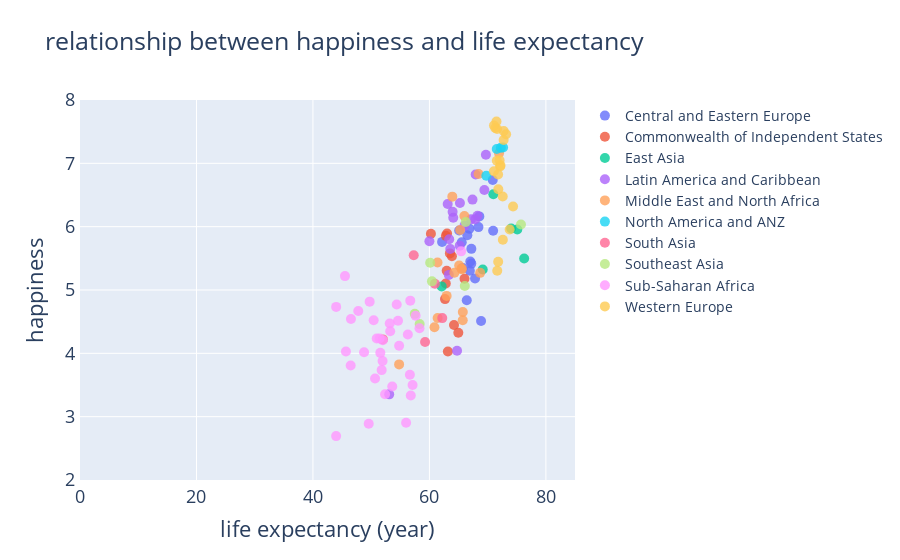

The code cell stored with this chart in its notebook:
### Code cell
trace = [go.Scatter(y=df_life[a + '_happiness'], x=df_life[a + '_life_expectancy'],
                    text=df_life[a + '_country'], mode='markers', marker=dict(size=10, opacity=0.8), 
                    name=a) for a in region]
data = trace
layout = go.Layout(title='relationship between happiness and life expectancy',
                    font=dict(size=18),
                    yaxis=dict(title='happiness', range=[2, 8], showline=True),
                    xaxis=dict(title='life expectancy (year)', range=[0, 85], showline=True), 
                    legend=dict(font=dict(size=14)))
fig = go.Figure(data=data, layout=layout)
py.iplot(fig)

### Figure 1 — Plotly figure (JSON) as saved in the notebook; plotly's stock layout.template omitted (floating-point values rounded to 4 significant figures; data arrays with more than 128 entries replaced by an {"elided": "..."} marker saying what was removed)
{"data": [{"marker": {"opacity": 0.8, "size": 10}, "mode": "markers", "name": "Central and Eastern Europe", "text": {"elided": "142 str values"}, "type": "scatter", "x": {"elided": "142 float values"}, "y": {"elided": "142 float values"}}, {"marker": {"opacity": 0.8, "size": 10}, "mode": "markers", "name": "Commonwealth of Independent States", "text": {"elided": "142 str values"}, "type": "scatter", "x": {"elided": "142 float values"}, "y": {"elided": "142 float values"}}, {"marker": {"opacity": 0.8, "size": 10}, "mode": "markers", "name": "East Asia", "text": {"elided": "142 str values"}, "type": "scatter", "x": {"elided": "142 float values"}, "y": {"elided": "142 float values"}}, {"marker": {"opacity": 0.8, "size": 10}, "mode": "markers", "name": "Latin America and Caribbean", "text": {"elided": "142 str values"}, "type": "scatter", "x": {"elided": "142 float values"}, "y": {"elided": "142 float values"}}, {"marker": {"opacity": 0.8, "size": 10}, "mode": "markers", "name": "Middle East and North Africa", "text": {"elided": "142 str values"}, "type": "scatter", "x": {"elided": "142 float values"}, "y": {"elided": "142 float values"}}, {"marker": {"opacity": 0.8, "size": 10}, "mode": "markers", "name": "North America and ANZ", "text": {"elided": "142 str values"}, "type": "scatter", "x": {"elided": "142 float values"}, "y": {"elided": "142 float values"}}, {"marker": {"opacity": 0.8, "size": 10}, "mode": "markers", "name": "South Asia", "text": {"elided": "142 str values"}, "type": "scatter", "x": {"elided": "142 float values"}, "y": {"elided": "142 float values"}}, {"marker": {"opacity": 0.8, "size": 10}, "mode": "markers", "name": "Southeast Asia", "text": {"elided": "142 str values"}, "type": "scatter", "x": {"elided": "142 float values"}, "y": {"elided": "142 float values"}}, {"marker": {"opacity": 0.8, "size": 10}, "mode": "markers", "name": "Sub-Saharan Africa", "text": {"elided": "142 str values"}, "type": "scatter", "x": {"elided": "142 float values"}, "y": {"elided": "142 float values"}}, {"marker": {"opacity": 0.8, "size": 10}, "mode": "markers", "name": "Western Europe", "text": {"elided": "142 str values"}, "type": "scatter", "x": {"elided": "142 float values"}, "y": {"elided": "142 float values"}}], "layout": {"font": {"size": 18}, "legend": {"font": {"size": 14}}, "title": {"text": "relationship between happiness and life expectancy"}, "xaxis": {"range": [0, 85], "showline": true, "title": {"text": "life expectancy (year)"}}, "yaxis": {"range": [2, 8], "showline": true, "title": {"text": "happiness"}}}}
